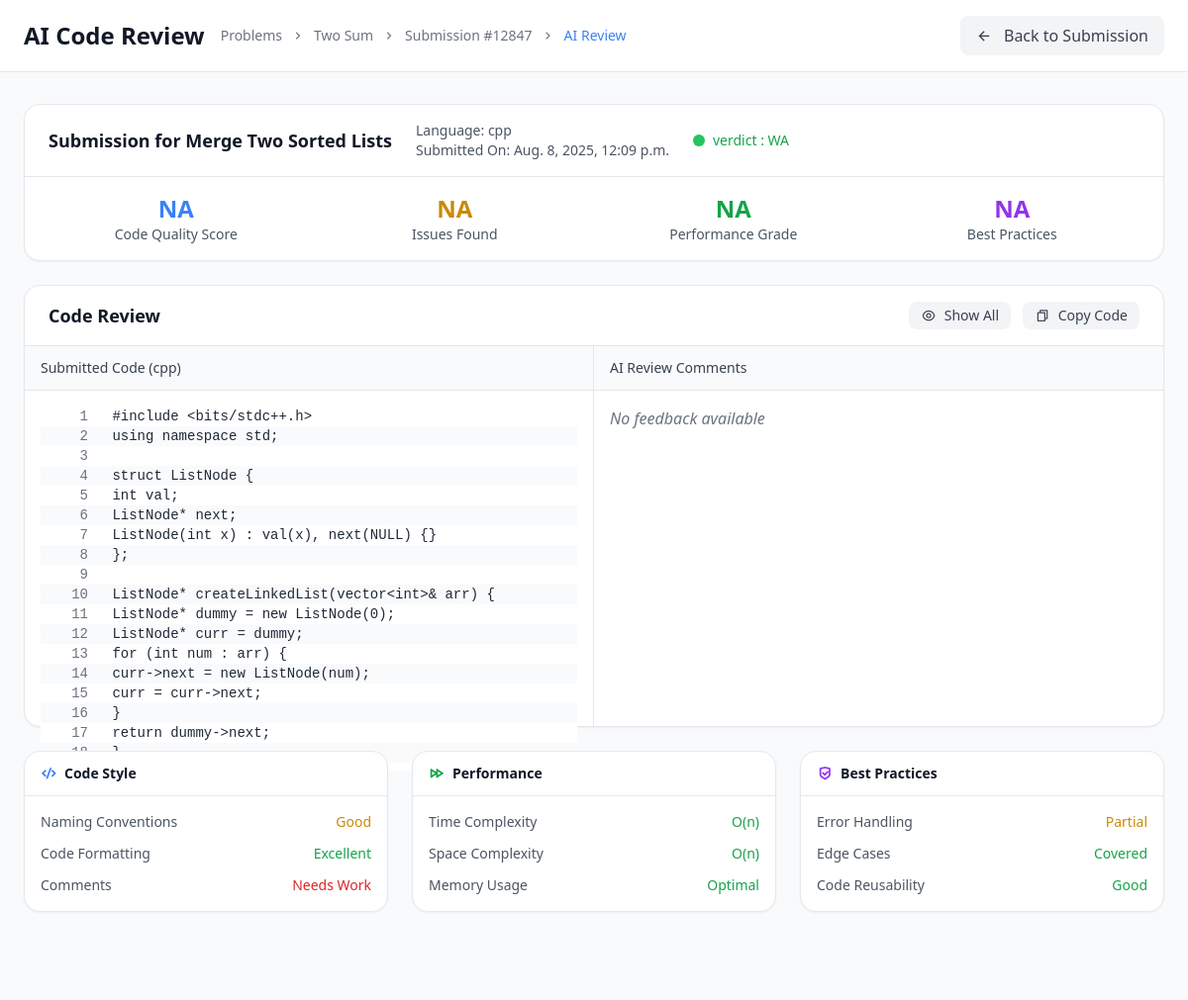
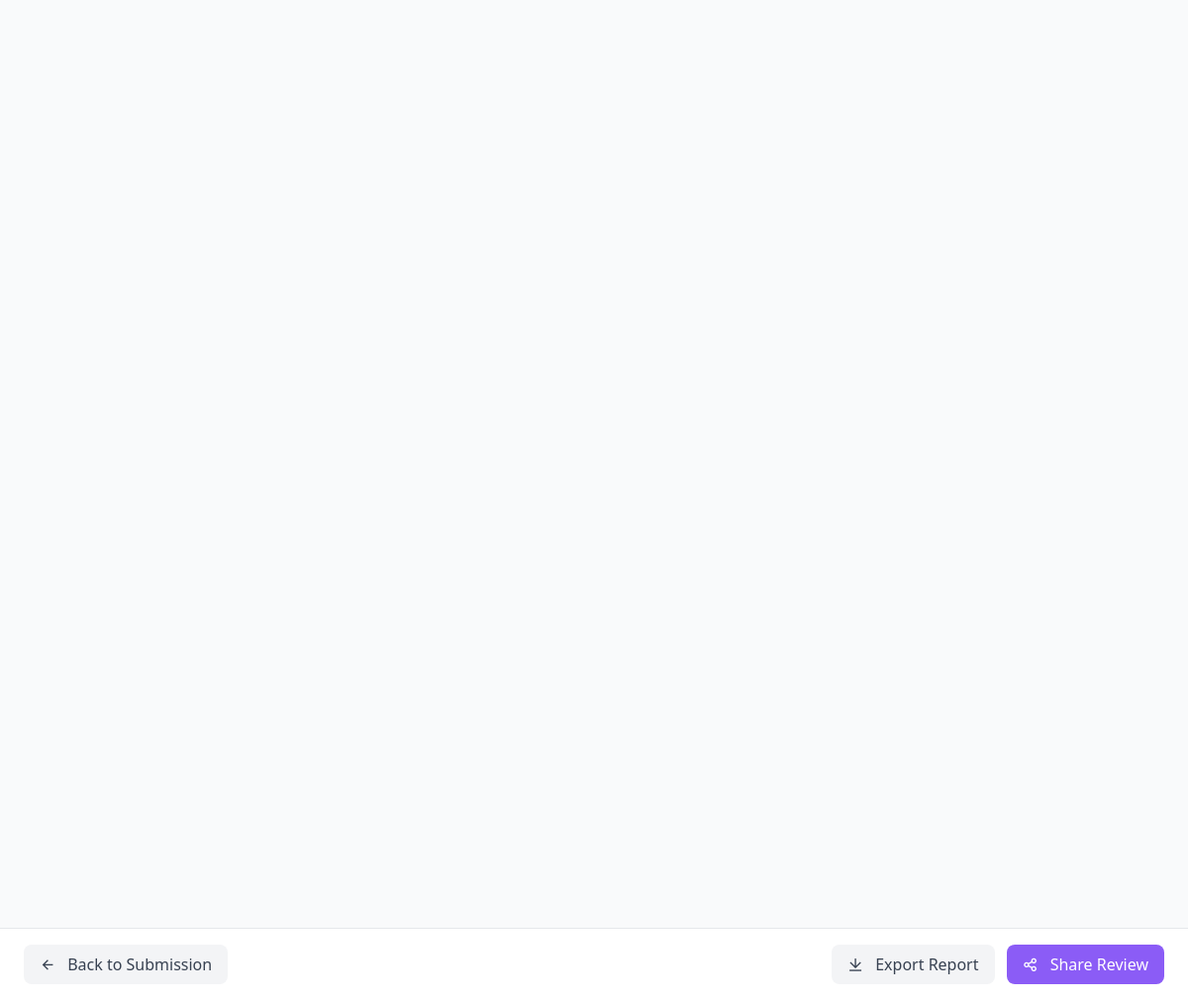
/compiler/problems/5/ai-review/ (signed in), run on the app's committed database (2 pictures, top to bottom).
### compiler/models.py (models this page shows, shortened)
class Problem(models.Model):
    title = models.CharField(max_length=100)
    description = models.TextField()
    constraints = models.TextField()
    example_input = models.TextField()
    example_output = models.TextField()

class Codesubmission(models.Model):
    problem = models.ForeignKey(Problem,on_delete=models.CASCADE,null=True,blank=True)
    user = models.ForeignKey(User,on_delete=models.CASCADE,null=True,blank=True)
    language = models.CharField(max_length=100)
    code = models.TextField()
    input_data = models.TextField(null =True,blank=True)
    output_data = models.TextField(null=True,blank=True)
    timestamp = models.DateTimeField(auto_now_add=True)
    VERDICT_CHOICES = [
        ('AC', 'Accepted'),
        ('WA', 'Wrong Answer'),
        ('RE', 'Runtime Error'),
        ('TLE', 'Time Limit Exceeded'),
        ('CE', 'Compilation Error'),
    ]
    verdict= models.CharField(max_length=3,choices=VERDICT_CHOICES,default='WA')
    error = models.TextField(blank=True)

### compiler/views.py (the view)
# urls.py: path('problems/<int:problem_id>/ai-review/',ai_review,name='ai_review'),
@login_required
@csrf_exempt
def ai_review(request,problem_id):
    problem = get_object_or_404(Problem,id = problem_id)
    last_submission = Codesubmission.objects.filter(user=request.user, problem=problem).order_by('-timestamp').first()
    if not last_submission:
        return HttpResponse("No previous Submission Found")
    model = genai.GenerativeModel('gemini-1.5-flash')
    prompt = f"""
        Please review this coding problem solution and provide constructive feedback in 3-5 bullet points  and write in short and beutiful structured :

        Problem Description:
        {problem.description}

        User's Solution (in {last_submission.language}):
        {last_submission.code}

        also error may be there {last_submission.error}

        Please provide:
        1. Code quality assessment
        2. Potential improvements
        3. Alternative approaches
        4. Performance considerations
        """
    response = model.generate_content(
                prompt)
    feedback_items = [
        line.strip() for line in response.text.split('\n')
        if line.strip().startswith('-')
    ]
    context = {"last_submission":last_submission,"problem":problem,"response_text":response.text}
    return render(request,'ai_review.html',context)

### compiler/templates/ai_review.html (shortened to what this page needs)
<!DOCTYPE html>
<html lang="en">
  <head>
    <script src="https://cdn.tailwindcss.com/3.4.16"></script>
    <link
      href="https://cdnjs.cloudflare.com/ajax/libs/remixicon/4.6.0/remixicon.min.css"
      rel="stylesheet"
    />
  </head>
  <body class="bg-gray-50 min-h-screen">
    <header class="bg-white border-b border-gray-200 sticky top-0 z-50">
      <div class="px-6 py-4">
        <div class="flex items-center justify-between">
          <div class="flex items-center space-x-4">
            <h1 class="text-2xl font-bold text-gray-900">AI Code Review</h1>
            <nav class="flex items-center text-sm text-gray-500">
              <span>Problems</span>
              <div class="w-4 h-4 flex items-center justify-center mx-2">
                <i class="ri-arrow-right-s-line"></i>
              </div>
              <span>Two Sum</span>
              <div class="w-4 h-4 flex items-center justify-center mx-2">
                <i class="ri-arrow-right-s-line"></i>
              </div>
              <span>Submission #12847</span>
              <div class="w-4 h-4 flex items-center justify-center mx-2">
                <i class="ri-arrow-right-s-line"></i>
              </div>
              <span class="text-primary">AI Review</span>
            </nav>
          </div>
          <button
            class="px-4 py-2 bg-gray-100 text-gray-700 rounded-button hover:bg-gray-200 transition-colors whitespace-nowrap"
          >
            <div
              class="w-4 h-4 flex items-center justify-center mr-2 inline-flex"
            >
              <i class="ri-arrow-left-line"></i>
            </div>
            Back to Submission
          </button>
        </div>
      </div>
    </header>
    <main class="max-w-7xl mx-auto px-6 py-8">
      <div class="bg-white rounded-lg shadow-sm border border-gray-200 mb-6">
        <div class="px-6 py-4 border-b border-gray-200">
          <div class="flex items-center justify-between">
            <div class="flex items-center space-x-6">
              <div>
                <h2 class="text-lg font-semibold text-gray-900">
                  Submission for {{problem.title}}
                </h2>
              </div>
              <div class="text-sm text-gray-600">
                <p>Language: <span class="font-medium">{{last_submission.language}}</span></p>
                <p>Submitted On: <span class="font-medium">{{last_submission.timestamp}}</span></p>
              </div>
              <div class="flex items-center space-x-2">
                <div class="w-3 h-3 bg-green-500 rounded-full"></div>
                <span class="text-sm font-medium text-green-600">verdict : {{last_submission.verdict}}</span>
              </div>
            </div>
          </div>
        </div>
        <div class="px-6 py-4">
          <div class="grid grid-cols-4 gap-6">
            <div class="text-center">
              <div class="text-2xl font-bold text-primary">NA</div>
              <div class="text-sm text-gray-600">Code Quality Score</div>
            </div>
            <div class="text-center">
              <div class="text-2xl font-bold text-yellow-600">NA</div>
              <div class="text-sm text-gray-600">Issues Found</div>
            </div>
            <div class="text-center">
              <div class="text-2xl font-bold text-green-600">NA</div>
              <div class="text-sm text-gray-600">Performance Grade</div>
            </div>
            <div class="text-center">
              <div class="text-2xl font-bold text-purple-600">NA</div>
              <div class="text-sm text-gray-600">Best Practices</div>
            </div>
          </div>
        </div>
      </div>
      <div class="bg-white rounded-lg shadow-sm border border-gray-200 mb-6">
        <div class="px-6 py-4 border-b border-gray-200">
          <div class="flex items-center justify-between">
            <h3 class="text-lg font-semibold text-gray-900">Code Review</h3>
            <div class="flex items-center space-x-3">
              <button
                class="px-3 py-1 text-sm bg-gray-100 text-gray-700 rounded-button hover:bg-gray-200 transition-colors whitespace-nowrap"
              >
                <div
                  class="w-4 h-4 flex items-center justify-center mr-1 inline-flex"
                >
                  <i class="ri-eye-line"></i>
                </div>
                Show All
              </button>
              <button
                class="px-3 py-1 text-sm bg-gray-100 text-gray-700 rounded-button hover:bg-gray-200 transition-colors whitespace-nowrap"
              >
                <div
                  class="w-4 h-4 flex items-center justify-center mr-1 inline-flex"
                >
                  <i class="ri-file-copy-line"></i>
                </div>
                Copy Code
              </button>
            </div>
          </div>
        </div>
        <div class="flex h-96">
          <div class="w-1/2 border-r border-gray-200">
            <div class="px-4 py-3 bg-gray-50 border-b border-gray-200">
              <h4 class="text-sm font-medium text-gray-700">Submitted Code ({{ last_submission.language|default:"Unknown" }})</h4>
        </div>
         <div class="p-4 overflow-auto h-full">
          {% if last_submission %}
         <div class="code-container font-mono text-sm">
           {% for line in last_submission.code.splitlines %}
             <div class="code-line text-gray-800 {% cycle 'bg-white' 'bg-gray-50' %}">
              {{ line }}
            </div>
          {% endfor %}
        </div>
        {% else %}
         <div class="text-gray-500 italic">No submission found</div>
        {% endif %}
       </div>
        </div>
          <div class="w-1/2">
            <div class="px-4 py-3 bg-gray-50 border-b border-gray-200">
              <h4 class="text-sm font-medium text-gray-700">
                AI Review Comments
              </h4>
            </div>
            <div class="p-4 overflow-auto h-full">
             {% if response_text %}
              <div class="bg-gray-50 p-4 rounded-lg whitespace-pre-wrap text-sm">
                {{ response_text }}
             </div>
            {% else %}
             <div class="text-gray-500 italic">No feedback available</div>
         {% endif %}
           </div>
          </div>
        </div>
      </div>
      <div class="grid grid-cols-1 md:grid-cols-3 gap-6">
        <div class="bg-white rounded-lg shadow-sm border border-gray-200">
          <div class="px-4 py-3 border-b border-gray-200">
            <h4 class="text-sm font-semibold text-gray-900 flex items-center">
              <div class="w-4 h-4 flex items-center justify-center mr-2">
                <i class="ri-code-s-slash-line text-primary"></i>
              </div>
              Code Style
            </h4>
          </div>
          <div class="p-4">
            <div class="space-y-3">
              <div class="flex items-center justify-between">
                <span class="text-sm text-gray-600">Naming Conventions</span>
                <span class="text-sm font-medium text-yellow-600">Good</span>
              </div>
              <div class="flex items-center justify-between">
                <span class="text-sm text-gray-600">Code Formatting</span>
                <span class="text-sm font-medium text-green-600"
                  >Excellent</span
                >
              </div>
              <div class="flex items-center justify-between">
                <span class="text-sm text-gray-600">Comments</span>
                <span class="text-sm font-medium text-red-600">Needs Work</span>
              </div>
            </div>
          </div>
        </div>
        <div class="bg-white rounded-lg shadow-sm border border-gray-200">
          <div class="px-4 py-3 border-b border-gray-200">
            <h4 class="text-sm font-semibold text-gray-900 flex items-center">
              <div class="w-4 h-4 flex items-center justify-center mr-2">
                <i class="ri-speed-line text-green-600"></i>
              </div>
              Performance
            </h4>
          </div>
          <div class="p-4">
            <div class="space-y-3">
              <div class="flex items-center justify-between">
                <span class="text-sm text-gray-600">Time Complexity</span>
                <span class="text-sm font-medium text-green-600">O(n)</span>
              </div>
              <div class="flex items-center justify-between">
                <span class="text-sm text-gray-600">Space Complexity</span>
                <span class="text-sm font-medium text-green-600">O(n)</span>
              </div>
              <div class="flex items-center justify-between">
                <span class="text-sm text-gray-600">Memory Usage</span>
                <span class="text-sm font-medium text-green-600">Optimal</span>
              </div>
            </div>
          </div>
        </div>
        <div class="bg-white rounded-lg shadow-sm border border-gray-200">
          <div class="px-4 py-3 border-b border-gray-200">
            <h4 class="text-sm font-semibold text-gray-900 flex items-center">
              <div class="w-4 h-4 flex items-center justify-center mr-2">
                <i class="ri-shield-check-line text-purple-600"></i>
              </div>
              Best Practices
            </h4>
          </div>
          <div class="p-4">
            <div class="space-y-3">
              <div class="flex items-center justify-between">
                <span class="text-sm text-gray-600">Error Handling</span>
                <span class="text-sm font-medium text-yellow-600">Partial</span>
              </div>
              <div class="flex items-center justify-between">
                <span class="text-sm text-gray-600">Edge Cases</span>
                <span class="text-sm font-medium text-green-600">Covered</span>
              </div>
              <div class="flex items-center justify-between">
                <span class="text-sm text-gray-600">Code Reusability</span>
                <span class="text-sm font-medium text-green-600">Good</span>
              </div>
            </div>
          </div>
        </div>
      </div>
    </main>
    <div
      class="fixed bottom-0 left-0 right-0 bg-white border-t border-gray-200 px-6 py-4"
    >
      <div class="max-w-7xl mx-auto flex items-center justify-between">
        <div class="flex items-center space-x-4">
          <button
            class="px-4 py-2 bg-gray-100 text-gray-700 rounded-button hover:bg-gray-200 transition-colors whitespace-nowrap"
          >
            <div
              class="w-4 h-4 flex items-center justify-center mr-2 inline-flex"
            >
              <i class="ri-arrow-left-line"></i>
            </div>
            Back to Submission
          </button>
        </div>
        <div class="flex items-center space-x-3">
          <button
            class="px-4 py-2 bg-gray-100 text-gray-700 rounded-button hover:bg-gray-200 transition-colors whitespace-nowrap"
          >
            <div
              class="w-4 h-4 flex items-center justify-center mr-2 inline-flex"
            >
              <i class="ri-download-line"></i>
            </div>
            Export Report
          </button>
          <button
            class="px-4 py-2 bg-secondary text-white rounded-button hover:bg-purple-600 transition-colors whitespace-nowrap"
          >
            <div
              class="w-4 h-4 flex items-center justify-center mr-2 inline-flex"
            >
              <i class="ri-share-line"></i>
            </div>
            Share Review
          </button>
        </div>
      </div>
    </div>
  </body>
</html>

### compiler/templates/ai_review.html (style rules this page uses)
:where([class^="ri-"])::before { content: "\f3c2"; }
.code-line { counter-increment: line-counter; }
.code-line::before { content: counter(line-counter); display: inline-block; width: 3rem; text-align: right; margin-right: 1rem; color: #6b7280; font-size: 0.875rem; user-select: none; }
.code-container { counter-reset: line-counter; }

### data on the page
Problem: title "Merge Two Sorted Lists"
Codesubmission: language "cpp", timestamp "Aug. 8, 2025, 12:09 p.m.", verdict "WA"

### other printed values
{{ line }} "#include <bits/stdc++.h>" "using namespace std;" "struct ListNode {" "int val;" "ListNode* next;" "ListNode(int x) : val(x), next(NULL) {}" "};" "ListNode* createLinkedList(vector<int>& arr) {" "ListNode* dummy = new ListNode(0);" "ListNode* curr = dummy;" "for (int num : arr) {" "curr->next = new ListNode(num);" "curr = curr->next;" "}" "return dummy->next;"
